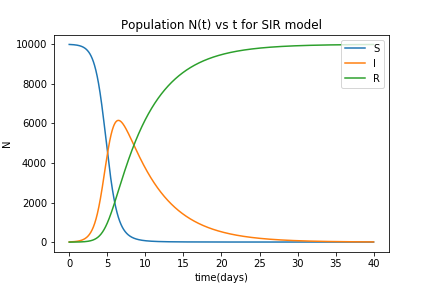

Reproduce this figure in Python.

# coding: utf-8

# In[6]:

# import matplotlib
# matplotlib.use('TkAgg')
import numpy as np
import math as m
import matplotlib.pyplot as plt
from scipy.integrate import odeint
from functools import reduce
import csv
get_ipython().magic('matplotlib inline')
from util import *


# In[7]:

# %matplotlib inline
# r=1.01;
# K=2000.;
# params=(r,K);
# r,K=params
# # print(r)
# N0=100;

# def Ndot(N,t,params):
#     r,K=params
#     dN=r*N*(1.0-N/K);
#     return dN;


def Ndot(N,t,params):
    (S,I,R)=N;
    ki,kr=params;
    dS= 0.   -ki*S*I;
    dI=ki*S*I-kr*I;
    dR=kr*I  -0.;
    return (dS,dI,dR)

def vfield(axis,Ndot,num=20,scale=1/0.0015,norm_method='none'):
    xlim=list(axis.get_xlim());
    ylim=list(axis.get_ylim());
    x=np.linspace(xlim[0],xlim[1],num);
    y=np.linspace(ylim[0],ylim[1],num);
    xs,ys=np.meshgrid(x,y);
    us,vs=Ndot((xs,ys),0,params);
    
    ls=(us**2+vs**2)**0.5;        
    if norm_method=='log':
        lls=np.min(np.log(ls),0);
        us=us/ls*lls;
        vs=vs/ls*lls;
    elif norm_method=='len':
        ls=(us**2+vs**2)**0.5;
        us=us/ls;
        vs=vs/ls;
    axis.quiver(xs,ys,us,vs,color='b',scale_units='inches',angles='xy',pivot='mid',scale=scale)




# In[33]:

params=(0.00016,0.2);
N0=[(9990,10,0),('S','I','R')];

class intobj():
    def __init__(self,Ndot,N0,params):
        self.fcn=Ndot;
        self.ss,self.labels=N0;
        self.params=params;
    def evo(self,ts):
        self.ts=ts;
        Ns=odeint(self.fcn,self.ss,ts,args=(self.params,));
        intobj.Ns=Ns;
        return(Ns)
    def line(self,ax,idx):
        ax.plot(self.ts,self.Ns[:,idx],label=self.labels[idx]);

        
        
s1=intobj(Ndot,N0,params);
s1.evo(np.arange(0,40,0.025))


plt.close("all");
fig1=plt.figure();
ax=plt.subplot(1,1,1)
for i in range(3):
    s1.line(ax,i)
ax.set_xlabel('time(days)')
ax.set_ylabel('N')
ax.set_title('Population N(t) vs t for SIR model')
ax.legend();
ax.legend(loc=1)
fig1.savefig('task1_q5.png')

dur=min([t for x,t in zip(s1.Ns[:,1],s1.ts) if t>10 and x<30]);
print(dur)
s1.ss[0]-s1.Ns[-1,0]
peak=list([(x,t) for x,t in zip(s1.Ns[:,1],s1.ts) if x==max(s1.Ns[:,1])]);
print(peak)
print(peak[0][0]/9990)


# ax.plot(ts,intobj.Ns[:,0],label='S')
# ax.plot(intobj.Ns[:,1],label='I')
# ax.plot(intobj.Ns[:,2],label='R')
# t_max=20;
# num_tsteps=1001
# ts=np.linspace(0,t_max,num_tsteps);
# Ns=odeint(Ndot,N0,ts,args=(params,))

# ax.plot(ts,Ns,'-',label='N(t)')
# vfield(ax,Ndot,20,1/0.0015);

    
# fig1.show()
# help(type(fig1))

